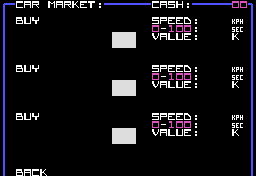

This game map was drawn from its Tiled (.tmx) file and the tilesets committed beside it. A one-line description and the full map source follow:
An orthogonal 32x22 tile map with 8x8 px tiles, 1 tile layer (Tile Layer 1).

<map version="1.0" tiledversion="1.1.4" orientation="orthogonal" renderorder="right-down" width="32" height="22" tilewidth="8" tileheight="8" infinite="0" nextobjectid="1">
 <tileset firstgid="1" name="scoreboard-tiles" tilewidth="8" tileheight="8" tilecount="256" columns="16">
  <image source="tiles-scoreboard-initial.png" width="128" height="128" />
 </tileset>
 <layer name="Tile Layer 1" width="32" height="22">
  <data encoding="csv">
36,19,68,66,83,1,78,66,83,76,70,85,59,3,3,3,3,3,19,68,66,84,73,59,3,3,3,3,3,49,49,2,
20,1,1,1,1,1,1,1,1,1,1,1,1,1,1,1,1,1,1,1,1,1,1,1,1,1,1,1,1,1,1,20,
20,1,67,86,90,1,1,1,1,1,1,1,1,1,1,1,1,1,1,84,81,70,70,69,59,1,1,1,1,21,22,20,
20,1,1,1,1,1,1,1,1,1,1,1,1,1,1,1,1,1,1,49,46,50,49,49,59,1,1,1,1,107,108,20,
20,1,1,1,1,1,1,1,1,1,1,1,1,1,109,109,109,1,1,87,66,77,86,70,59,1,1,1,1,76,1,20,
20,1,1,1,1,1,1,1,1,1,1,1,1,1,109,109,109,1,1,1,1,1,1,1,1,1,1,1,1,1,1,20,
20,1,1,1,1,1,1,1,1,1,1,1,1,1,1,1,1,1,1,1,1,1,1,1,1,1,1,1,1,1,1,20,
20,1,1,1,1,1,1,1,1,1,1,1,1,1,1,1,1,1,1,1,1,1,1,1,1,1,1,1,1,1,1,20,
20,1,67,86,90,1,1,1,1,1,1,1,1,1,1,1,1,1,1,84,81,70,70,69,59,1,1,1,1,21,22,20,
20,1,1,1,1,1,1,1,1,1,1,1,1,1,1,1,1,1,1,49,46,50,49,49,59,1,1,1,1,107,108,20,
20,1,1,1,1,1,1,1,1,1,1,1,1,1,109,109,109,1,1,87,66,77,86,70,59,1,1,1,1,76,1,20,
20,1,1,1,1,1,1,1,1,1,1,1,1,1,109,109,109,1,1,1,1,1,1,1,1,1,1,1,1,1,1,20,
20,1,1,1,1,1,1,1,1,1,1,1,1,1,1,1,1,1,1,1,1,1,1,1,1,1,1,1,1,1,1,20,
20,1,1,1,1,1,1,1,1,1,1,1,1,1,1,1,1,1,1,1,1,1,1,1,1,1,1,1,1,1,1,20,
20,1,67,86,90,1,1,1,1,1,1,1,1,1,1,1,1,1,1,84,81,70,70,69,59,1,1,1,1,21,22,20,
20,1,1,1,1,1,1,1,1,1,1,1,1,1,1,1,1,1,1,49,46,50,49,49,59,1,1,1,1,107,108,20,
20,1,1,1,1,1,1,1,1,1,1,1,1,1,109,109,109,1,1,87,66,77,86,70,59,1,1,1,1,76,1,20,
20,1,1,1,1,1,1,1,1,1,1,1,1,1,109,109,109,1,1,1,1,1,1,1,1,1,1,1,1,1,1,20,
20,1,1,1,1,1,1,1,1,1,1,1,1,1,1,1,1,1,1,1,1,1,1,1,1,1,1,1,1,1,1,20,
20,1,1,1,1,1,1,1,1,1,1,1,1,1,1,1,1,1,1,1,1,1,1,1,1,1,1,1,1,1,1,20,
20,1,1,1,1,1,1,1,1,1,1,1,1,1,1,1,1,1,1,1,1,1,1,1,1,1,1,1,1,1,1,20,
20,1,67,66,68,76,1,1,1,1,1,1,1,1,1,1,1,1,1,1,1,1,1,1,1,1,1,1,1,1,1,20
</data>
 </layer>
</map>
